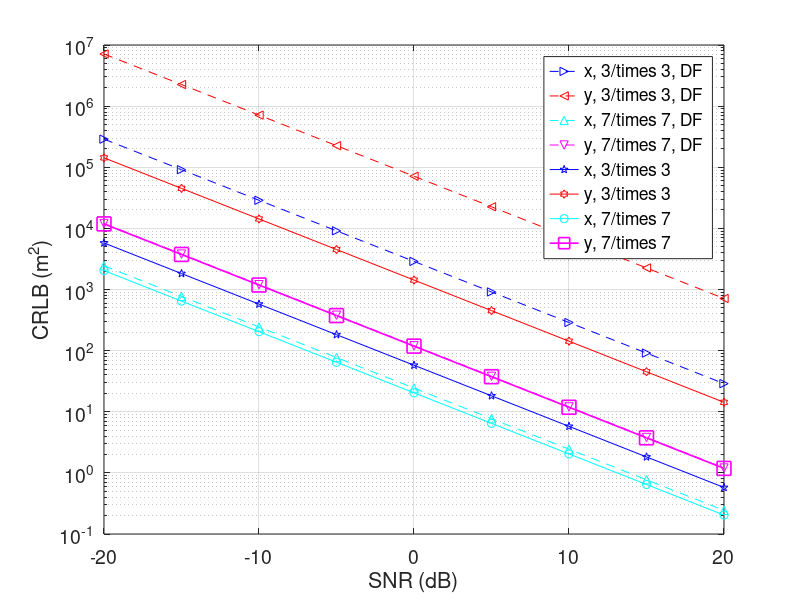
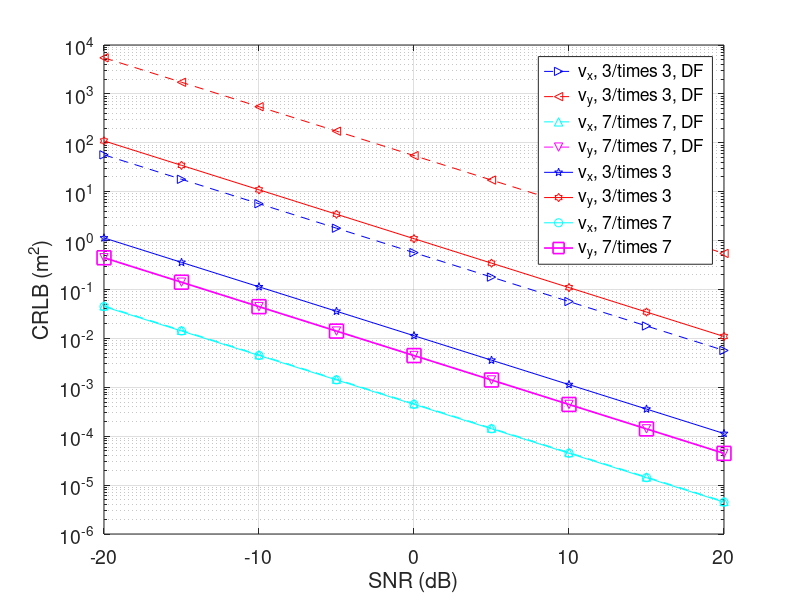

Write MATLAB code to recreate these figures, in order.
close all
SNR = -20:5:20;%dB
load('data/CRB_loc33_accurate.mat','CRB_loc_accurate')
CRB_loc33_accurate = CRB_loc_accurate;
load('data/CRB_loc77_accurate.mat','CRB_loc_accurate')
CRB_loc77_accurate = CRB_loc_accurate;
load('data/CRB_loc33_accurate_DF.mat','CRB_loc_accurate')
CRB_loc33_accurate_DF = CRB_loc_accurate;
load('data/CRB_loc77_accurate_DF.mat','CRB_loc_accurate')
CRB_loc77_accurate_DF = CRB_loc_accurate;
load('data/CRB_vel33_accurate.mat','CRB_vel_accurate')
CRB_vel33_accurate = CRB_vel_accurate;
load('data/CRB_vel77_accurate.mat','CRB_vel_accurate')
CRB_vel77_accurate = CRB_vel_accurate;
load('data/CRB_vel33_accurate_DF.mat','CRB_vel_accurate')
CRB_vel33_accurate_DF = CRB_vel_accurate;
load('data/CRB_vel77_accurate_DF.mat','CRB_vel_accurate')
CRB_vel77_accurate_DF = CRB_vel_accurate;
%%
figure
semilogy( SNR,CRB_loc33_accurate_DF(:,1),'b>--',SNR,CRB_loc33_accurate_DF(:,2),'r<--',...
    SNR,CRB_loc77_accurate_DF(:,1),'c^--',SNR,CRB_loc77_accurate_DF(:,2),'mv--',...
    SNR,CRB_loc33_accurate(:,1),'bp-',SNR,CRB_loc33_accurate(:,2),'rh-',...
    SNR,CRB_loc77_accurate(:,1),'co-',SNR,CRB_loc77_accurate(:,2),'ms-',...
    'MarkerSize',10,'LineWidth',1.2)
xlabel('SNR (dB)')
ylabel('CRLB (m^2)')
% xlim([-30 5])
% ylim([1e-6 1e5+1000])
ax=gca;
set(ax,'FontSize',14);
legend('x, 3/times 3, DF','y, 3/times 3, DF','x, 7/times 7, DF','y, 7/times 7, DF',...
    'x, 3/times 3','y, 3/times 3','x, 7/times 7','y, 7/times 7')
grid on
%%
figure
semilogy( SNR,CRB_vel33_accurate_DF(:,1),'b>--',SNR,CRB_vel33_accurate_DF(:,2),'r<--',...
    SNR,CRB_vel77_accurate_DF(:,1),'c^--',SNR,CRB_vel77_accurate_DF(:,2),'mv--',...
    SNR,CRB_vel33_accurate(:,1),'bp-',SNR,CRB_vel33_accurate(:,2),'rh-',...
    SNR,CRB_vel77_accurate(:,1),'co-',SNR,CRB_vel77_accurate(:,2),'ms-',...
    'MarkerSize',10,'LineWidth',1.2)
xlabel('SNR (dB)')
ylabel('CRLB (m^2)')
% xlim([-30 5])
% ylim([1e-6 1e5+1000])
ax=gca;
set(ax,'FontSize',14);
legend('v_x, 3/times 3, DF','v_y, 3/times 3, DF','v_x, 7/times 7, DF','v_y, 7/times 7, DF',...
    'v_x, 3/times 3','v_y, 3/times 3','v_x, 7/times 7','v_y, 7/times 7')
grid on
